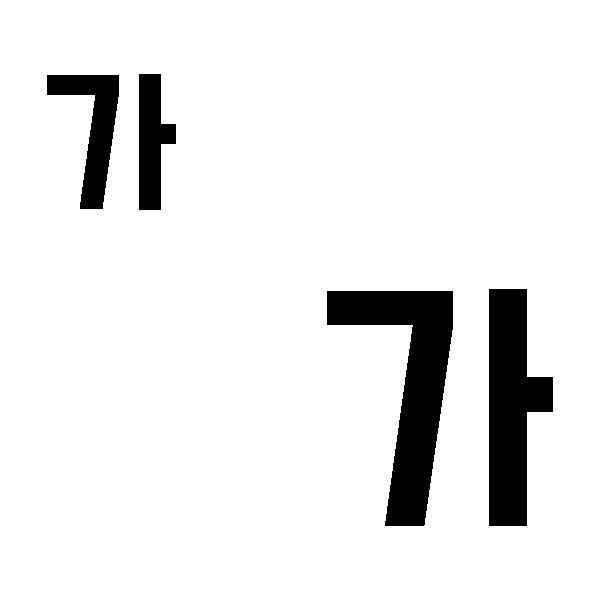
#> input picture img/find_1.png, 600 x 600 px, found by its file name
$ python skeleton.py
#> lines starting #> are read from the running program, lines starting #| are printed output that depends on the picture; after the words box and inside, x2 and y2 are one past the last pixel; in counts of white or black regions, pixels touching at a corner belong together
import cv2 as cv
import numpy as np

# 이미지 그레이스케일 로 열기
imgOri = cv.imread('img/find_1.png',0)
#> imgOri: shape (600, 600); 91.8% white; 4 black regions, box (x1, y1, x2, y2) and area: (327, 291, 453, 526) 12324, (489, 289, 553, 526) 9916, (47, 75, 119, 209) 4088, (139, 74, 176, 210) 3292
# cv2.imshow("img", img)
size = np.size(imgOri)
#> size = 360000
# print(size)

# 이미지 크기만큼 0만들어 있는 배열 생성
skel = np.zeros(imgOri.shape, np.uint8)
print(skel)
#> (printed output is left out)

# 이미지 이진화
# ret은 임계값
# threshold의 첫번째 파라미터는 원본 이미지, 두번째는 임계값, 세번째는 이진화 시키는 픽셀의 색,
ret, img = cv.threshold(imgOri, 130, 255, cv.THRESH_BINARY_INV )
# cv2.imshow("img", img)
# cv2.waitKey(0)
# print("ret",ret)

#침식용 배열. 첫번째 파라미터는 배열 형태, 두번째는 배열 크기
element = cv.getStructuringElement(cv.MORPH_ERODE, (3, 3))
# print("element",element)
done = False

# 최소한의 두께가 나올때까지 침식 반복.
while (not done):
    eroded = cv.erode(img, element)
    temp = cv.dilate(eroded, element)
    temp = cv.subtract(img, temp)
    skel = cv.bitwise_or(skel, temp)
    img = eroded.copy()

    zeros = size - cv.countNonZero(img)
    if zeros == size:
        done = True
#> this loop made 20 passes
#> zeros on passes 1 to 12: 332532, 334652, 336739, 338792, 340812, 342800, 344754, 346675, 348563, 350419, 351936, 353133
#> pass 1, `eroded = cv.erode(img, element)`:
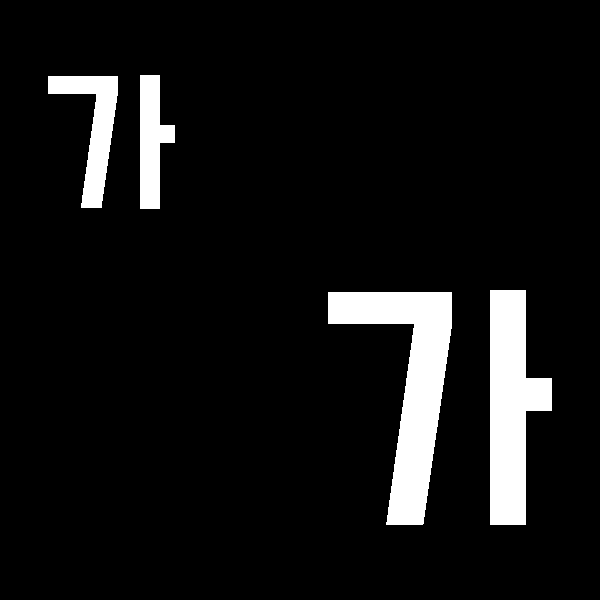
#> eroded: shape (600, 600); 7.6% white; 4 white regions, box (x1, y1, x2, y2) and area: (328, 292, 452, 525) 11550, (490, 290, 552, 525) 9318, (48, 76, 118, 208) 3650, (140, 75, 175, 209) 2950
#> pass 2, `eroded = cv.erode(img, element)`:
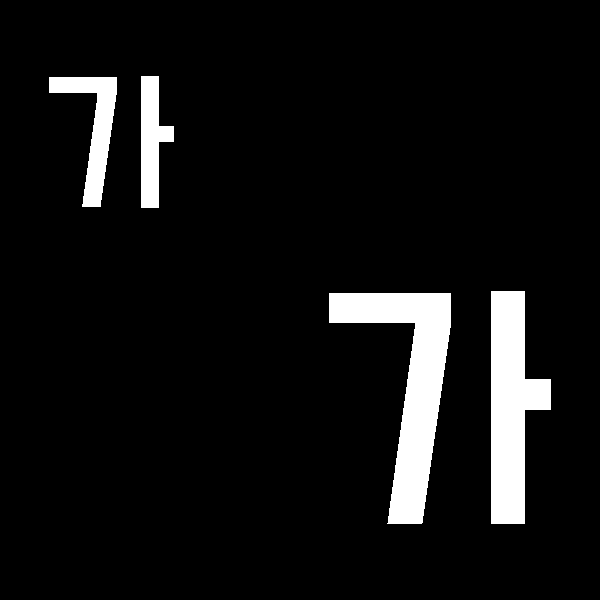
#> eroded: shape (600, 600); 7% white; 4 white regions, box (x1, y1, x2, y2) and area: (329, 293, 451, 524) 10784, (491, 291, 551, 524) 8728, (49, 77, 117, 207) 3220, (141, 76, 174, 208) 2616
#> pass 3, `eroded = cv.erode(img, element)`:
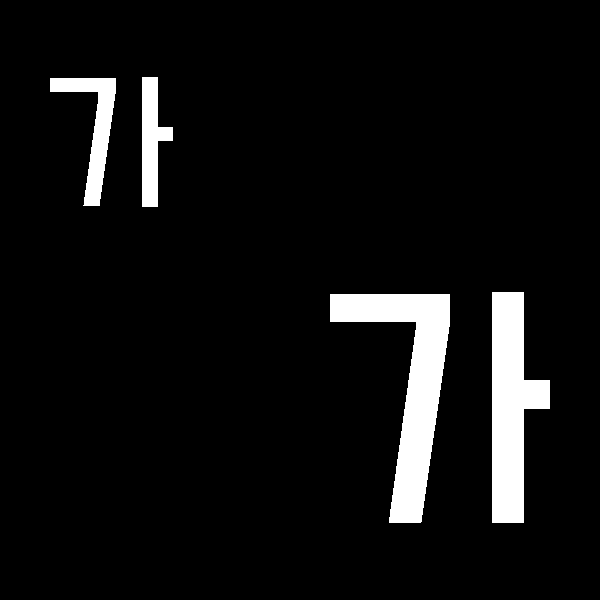
#> eroded: shape (600, 600); 6.5% white; 4 white regions, box (x1, y1, x2, y2) and area: (330, 294, 450, 523) 10027, (492, 292, 550, 523) 8146, (50, 78, 116, 206) 2798, (142, 77, 173, 207) 2290
#> after the loop:
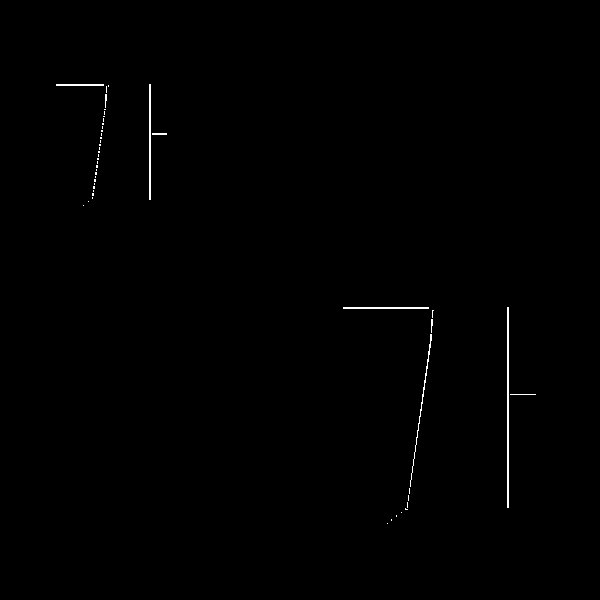
#> skel: shape (600, 600); 0.37% white in thin lines or dots, all inside (x1, y1, x2, y2) = (56, 84, 536, 524)


# cv2.imwrite("ssss.png",skel)
# cv2.imwrite("jjj.jpg",skel)

contours, hierarchy = cv.findContours(imgOri, cv.RETR_EXTERNAL, cv.CHAIN_APPROX_SIMPLE)
#> contours = [[[0, 0], [0, 599], [599, 599], [599, 0]]]

for count in contours:
    #countours의 꼭지점 갯수
    size = len(count)
    # print(size)

    # epsilon = 근사 정확도, 외곽선 길이값 구하기 위한 값, 외곽선이 닫힌 폐외곽선 기준
    epsilon = 0.01 * cv.arcLength(count, True)
    # approx = epsilon값에 따라 꼭지점 수를 줄여서 새로운 도형을 반환
    approx = cv.approxPolyDP(count, epsilon, True)

    # 반환된 도형의 꼭지점 갯수
    size = len(approx)
    print(size)

    cv.line(imgOri, tuple(approx[0][0]), tuple(approx[size-1][0]), (0, 255, 0), 2)
    for k in range(size - 1):
        cv.line(imgOri, tuple(approx[k][0]), tuple(approx[k + 1][0]),(0, 255, 0), 2)
#> this loop made 1 pass
#> (epsilon, approx) on pass 1: (23.96, [[0, 0], [0, 599], [599, 599], [599, 0]])
#| 4
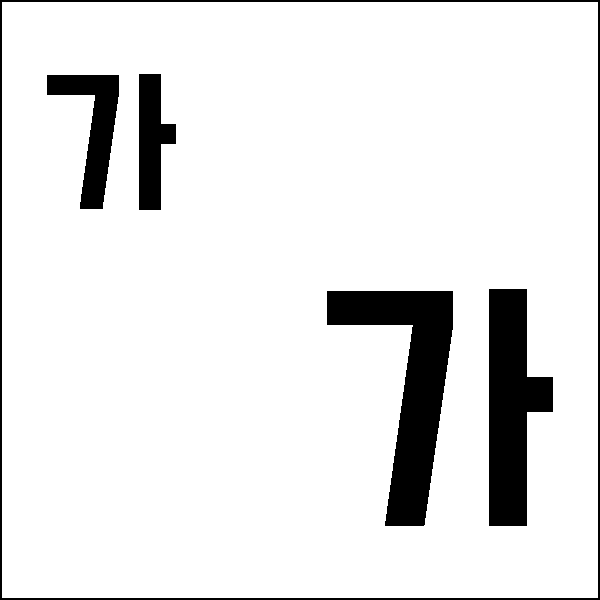
#> imgOri: shape (600, 600); 90.4% white; 5 black regions, box (x1, y1, x2, y2) and area: (327, 291, 453, 526) 12324, (489, 289, 553, 526) 9916, (0, 0, 600, 600) 4784, (47, 75, 119, 209) 4088, (139, 74, 176, 210) 3292


cv.imshow("skel", skel)
cv.imshow("result", imgOri)
cv.waitKey(0)
cv.destroyAllWindows()

$ run again, with img/find_2.png copied over img/find_1.png
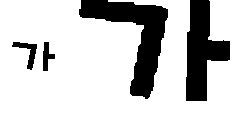
#> input picture img/find_2.png, 250 x 113 px, found by its file name
#> `size = np.size(imgOri)`: size = 28250
#> (printed output is left out)
#> img: shape (113, 250); 21.9% white; 4 white regions, box (x1, y1, x2, y2) and area: (79, 0, 168, 99) 3247, (186, 0, 230, 101) 2521, (12, 42, 37, 70) 241, (43, 42, 55, 71) 183
#> the loop `while (not done):` made 14 passes
#> zeros on passes 1 to 8: 22897, 23706, 24404, 25023, 25628, 26223, 26808, 27382
#> after the loop `while (not done):`:
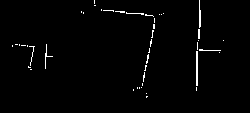
#> skel: shape (113, 250); 1.5% white in thin lines or dots, all inside (x1, y1, x2, y2) = (12, 0, 224, 98)
#> contours = 1 contour; box (x1, y1, x2, y2) and area: (0, 0, 250, 113) 21850
#> the loop `for count in contours:` made 1 pass
#> epsilon on pass 1: 12.92
#> (printed output is left out)
#> after the loop `for count in contours:`:
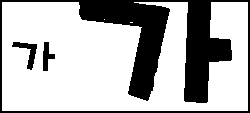
#> imgOri: shape (113, 250); 70.7% white; 3 black regions, box (x1, y1, x2, y2) and area: (0, 0, 250, 113) 7843, (12, 42, 37, 70) 241, (43, 42, 55, 71) 183

$ run again, with img/find_3.png copied over img/find_1.png
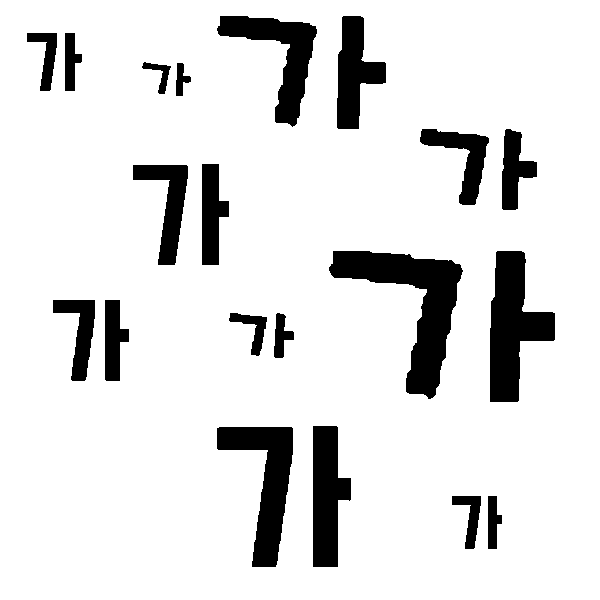
#> input picture img/find_3.png, 600 x 600 px, found by its file name
#> `size = np.size(imgOri)`: size = 360000
#> (printed output is left out)
#> img: shape (600, 600); 12% white; 20 white regions, largest, box (x1, y1, x2, y2) and area: (329, 251, 463, 399) 7079, (490, 251, 555, 402) 5507, (217, 427, 293, 567) 4701
#> the loop `while (not done):` made 16 passes
#> zeros on passes 1 to 8: 322204, 327416, 332406, 337076, 341217, 344896, 348383, 351262
#> after the loop `while (not done):`:
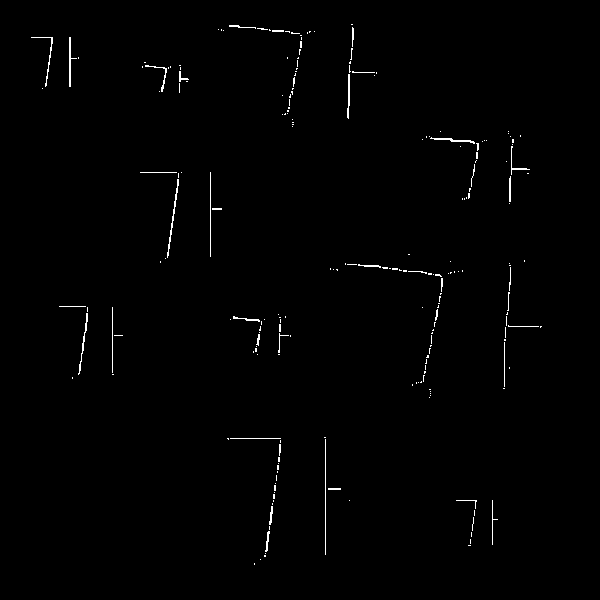
#> skel: shape (600, 600); 0.74% white in thin lines or dots, all inside (x1, y1, x2, y2) = (31, 24, 542, 565)
#> contours = [[[0, 0], [0, 599], [599, 599], [599, 0]]]
#> the loop `for count in contours:` made 1 pass
#> (epsilon, approx) on pass 1: (23.96, [[0, 0], [0, 599], [599, 599], [599, 0]])
#> (printed output is left out)
#> after the loop `for count in contours:`:
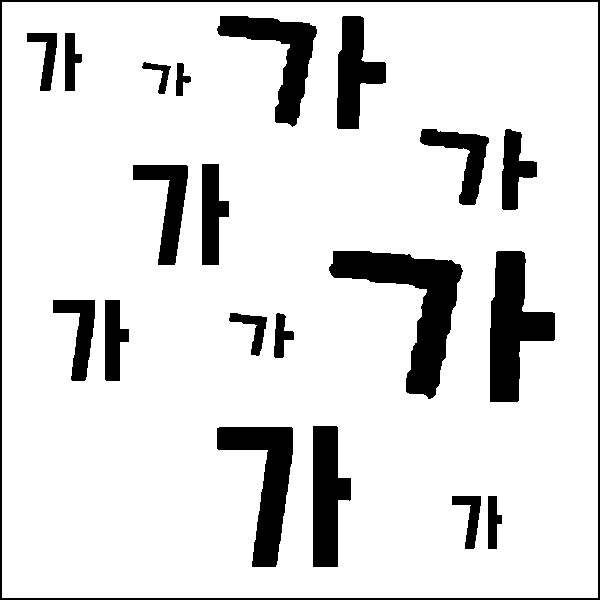
#> imgOri: shape (600, 600); 86.7% white; 21 black regions, largest, box (x1, y1, x2, y2) and area: (329, 251, 463, 399) 7079, (490, 251, 555, 402) 5507, (0, 0, 600, 600) 4784

$ run again, with img/findword.png copied over img/find_1.png
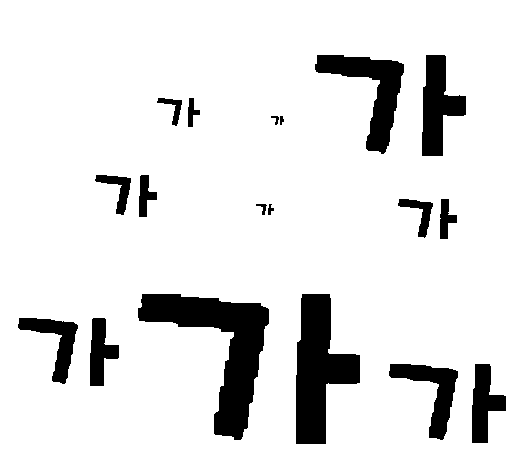
#> input picture img/findword.png, 526 x 465 px, found by its file name
#> `size = np.size(imgOri)`: size = 244590
#> (printed output is left out)
#> img: shape (465, 526); 11% white; 18 white regions, largest, box (x1, y1, x2, y2) and area: (138, 294, 269, 440) 7090, (296, 294, 360, 444) 5511, (315, 55, 404, 154) 3247
#> the loop `while (not done):` made 16 passes
#> zeros on passes 1 to 8: 221305, 224649, 227752, 230562, 232980, 235295, 237296, 238920
#> after the loop `while (not done):`:
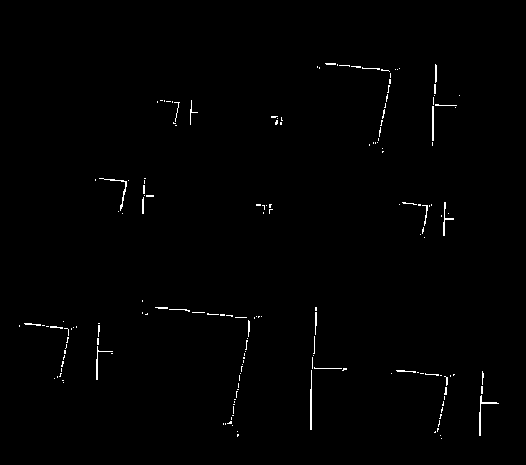
#> skel: shape (465, 526); 0.74% white in thin lines or dots, all inside (x1, y1, x2, y2) = (19, 63, 499, 439)
#> contours = [[[0, 0], [0, 464], [525, 464], [525, 0]]]
#> the loop `for count in contours:` made 1 pass
#> (epsilon, approx) on pass 1: (19.78, [[0, 0], [0, 464], [525, 464], [525, 0]])
#> (printed output is left out)
#> after the loop `for count in contours:`:
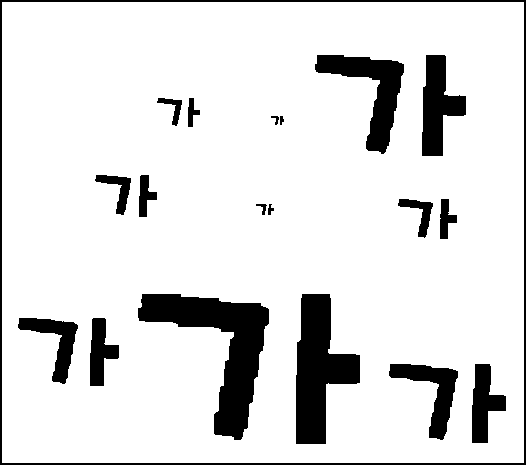
#> imgOri: shape (465, 526); 87.4% white; 19 black regions, largest, box (x1, y1, x2, y2) and area: (138, 294, 269, 440) 7090, (296, 294, 360, 444) 5511, (0, 0, 526, 465) 3948
